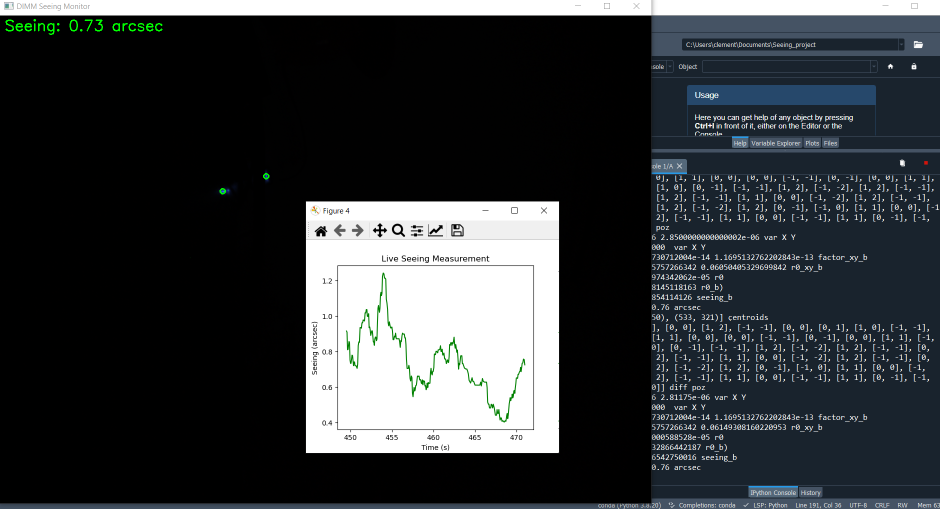
#> input picture Code_2_modif_b.PNG, 1880 x 1018 px (shown at 1/2 size)
$ python -i seeing_new_chatgpt.py   (imports and definitions only)
#> lines starting #> are read from the running program, lines starting #| are printed output that depends on the picture; after the words box and inside, x2 and y2 are one past the last pixel; in counts of white or black regions, pixels touching at a corner belong together
# -*- coding: utf-8 -*-
"""
Created on Thu Jul 31 00:23:20 2025

@author: clement
"""
# DIMM Seeing Monitor for ZWO ASI Camera with Live Plot

import cv2
import numpy as np
import zwoasi as asi
import time
import matplotlib.pyplot as plt
from collections import deque

# ========= Configuration =========
pixel_scale = 0.4  # arcsec/pixel
baseline = 0.25    # sub-aperture separation (meters)
wavelength = 500e-9  # meters

# ========= Initialize Camera =========
# [1 line not run here, left out]
# [1 line that did not run here, left out]
# [2 lines not run here, left out]

# [1 line that did not run here, left out]
# [4 lines not run here, left out]

# ========= Centroid Detection =========
def detect_centroids(frame, threshold=50):
#> called with threshold = 50
    gray = cv2.cvtColor(frame, cv2.COLOR_BAYER_RG2GRAY)
    _, binary = cv2.threshold(gray, threshold, 255, cv2.THRESH_BINARY)
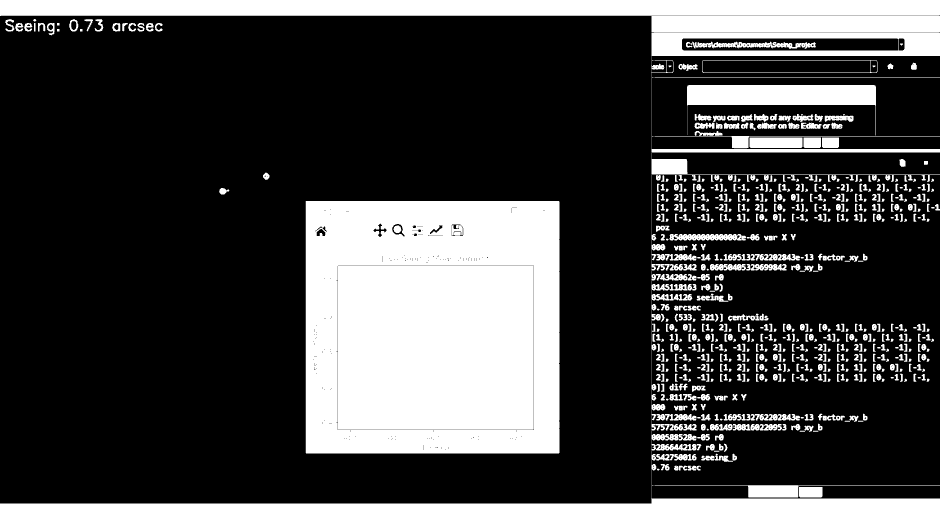
#> binary: shape (1018, 1880) (shown at 1/2 size); 24.7% white; 1065 white regions (415 under 20 px)
    contours, _ = cv2.findContours(binary, cv2.RETR_EXTERNAL, cv2.CHAIN_APPROX_SIMPLE)
#> contours = 1060 contours, 581 with area under 20; largest, box (x1, y1, x2, y2) and area: (611, 402, 1119, 907) 255267, (0, 0, 1880, 113) 103662, (0, 996, 1880, 1018) 24551, (1374, 170, 1752, 271) 14698, (1404, 120, 1755, 146) 8738
    centroids = []
    for cnt in contours:
        if cv2.contourArea(cnt) > 5:
            M = cv2.moments(cnt)
            if M["m00"] != 0:
                cx = int(M["m10"] / M["m00"])
                cy = int(M["m01"] / M["m00"])
                centroids.append((cx, cy))
#> this loop made 1060 passes
#> (cx, cy) on passes 1, 12, 15, 33, 34, 35, 36, 37, 42, 43, 45, 49: (1092, 1009), (1621, 983), (1546, 981), (1316, 938), (1379, 935), (1352, 935), (1330, 933), (1307, 933), (1354, 914), (1306, 914), (1438, 915), (1433, 902)
#> cnt on passes 2 to 7: [[1303, 994]], [[1303, 992]], [[1303, 990]], [[1303, 988]], [[1303, 986]], [[1303, 984]]
#> after the loop, centroids = 718 pairs, first value 19 to 1874, second value 40 to 1009
    return centroids

# ========= Seeing Calculation =========
def compute_seeing(diffs):
    if len(diffs) < 2:
        return None
    arr = np.array(diffs)
    var_x = np.var(arr[:, 0]) * (pixel_scale * np.pi / 648000)**2
    var_y = np.var(arr[:, 1]) * (pixel_scale * np.pi / 648000)**2
    try:
        r0_x = (0.358 * wavelength**2 * baseline**(-1/3) / var_x)**(3/5)
        r0_y = (0.358 * wavelength**2 * baseline**(-1/3) / var_y)**(3/5)
        r0 = (r0_x + r0_y) / 2
        seeing = 0.98 * wavelength / r0


        D_hole = 0.06
        #############################################
        factor_x_b = 2 * wavelength**2 * (0.179 * D_hole**(-1/3) - 0.0968 * baseline**(-1/3))
        factor_y_b = 2 * wavelength**2 * (0.179 * D_hole**(-1/3) - 0.145 * baseline**(-1/3))
        # print(factor_y_b, factor_x_b, 'factor_xy_b')

        r0_xb = (factor_x_b / var_x**2)**(3/5)
        r0_yb = (factor_y_b / var_y**2)**(3/5)
        print(r0_xb, r0_yb, 'r0_xy_b')

        r0b = (r0_xb + r0_yb) / 2
        seeing = 0.98 * wavelength / r0b
        ##############################################


        return np.degrees(seeing) * 3600
    except ZeroDivisionError:
        return None

# ========= Live Plot =========
# [1 line not run here, left out]
fig, ax = plt.subplots()
x_vals, y_vals = deque(maxlen=300), deque(maxlen=300)
start_time = time.time()

# ========= Main Loop =========
diffs = deque(maxlen=50)
prev_sep = None

# [36 lines not run here, left out]

>>> import cv2
>>> picture = cv2.imread('Code_2_modif_b.PNG', cv2.IMREAD_GRAYSCALE)
>>> result = detect_centroids(picture)
#> result has the same summary as centroids in detect_centroids
